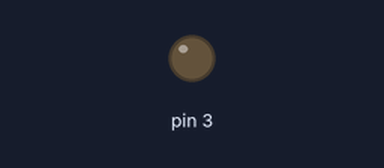
A sketch run on a simulated Arduino Uno, built with avr-gcc and run on an emulated ATmega328P. Parts: output pins drawn as LEDs (lit = HIGH).

Above: at 0.05 s.
At 0.2 s:
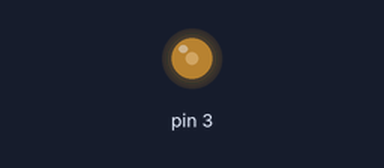
At 0.35 s:
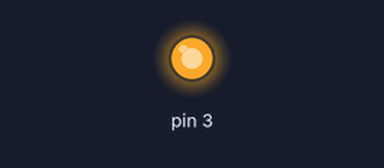
At 0.7 s:
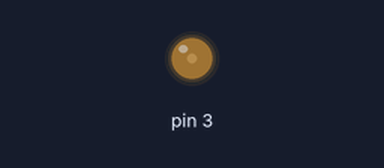
Timing chart, 0 to 3.0 s (numbered marks = the images above):
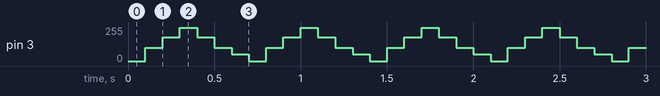

Measured:
- by itself, pin 3: repeats every 0.70 s: 180/255 0.10 s, 250/255 0.10 s, 180/255 0.10 s, 100/255 0.10 s, 50/255 0.10 s, 0/255 0.10 s, 100/255 0.10 s

The sketch:

analogwrite.ino
```cpp
void setup()
{
  analogWrite(3,100);
}
void loop()
{
  analogWrite(3,0);
  delay(100);
  analogWrite(3,100);
  delay(100);
  analogWrite(3,180);
  delay(100);
  analogWrite(3,250);
  delay(100);
  analogWrite(3,180);
  delay(100);
  analogWrite(3,100);
  delay(100);
  analogWrite(3,50);
  delay(100);
}
```
